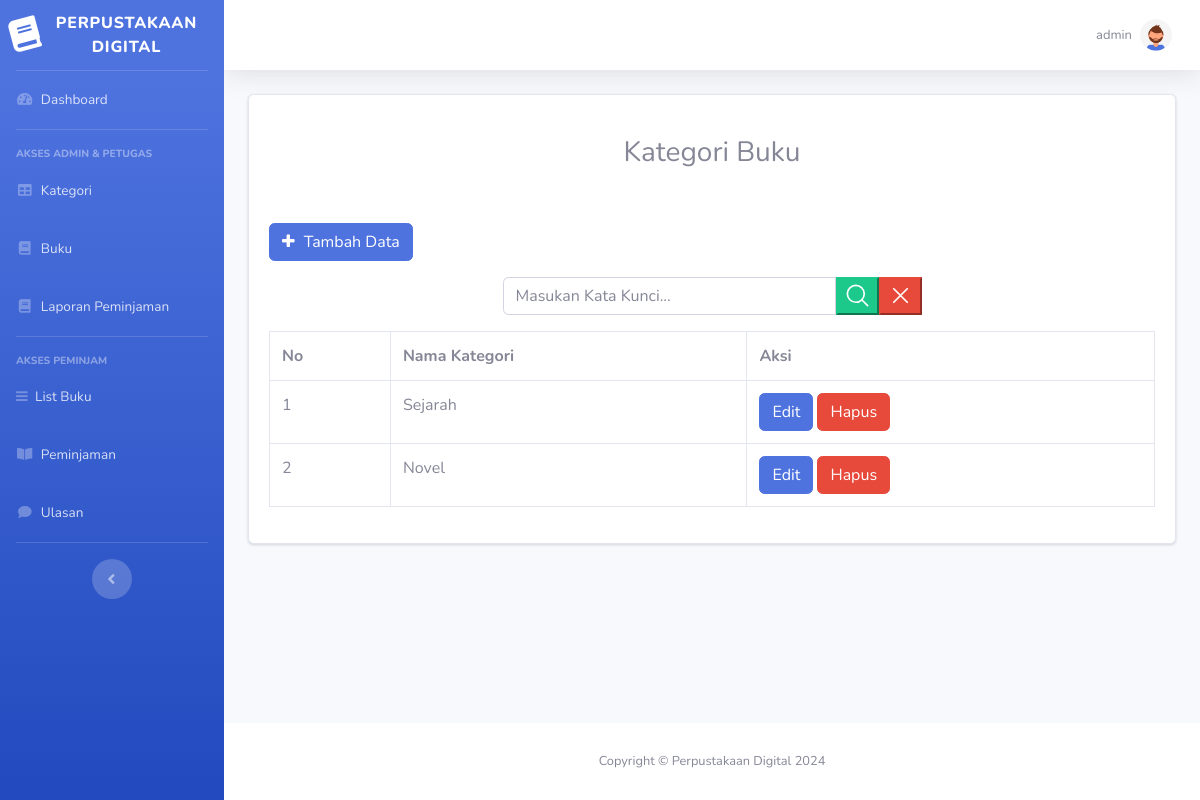
The page /index.php?page=Kategori (signed in) on the database as committed earlier.
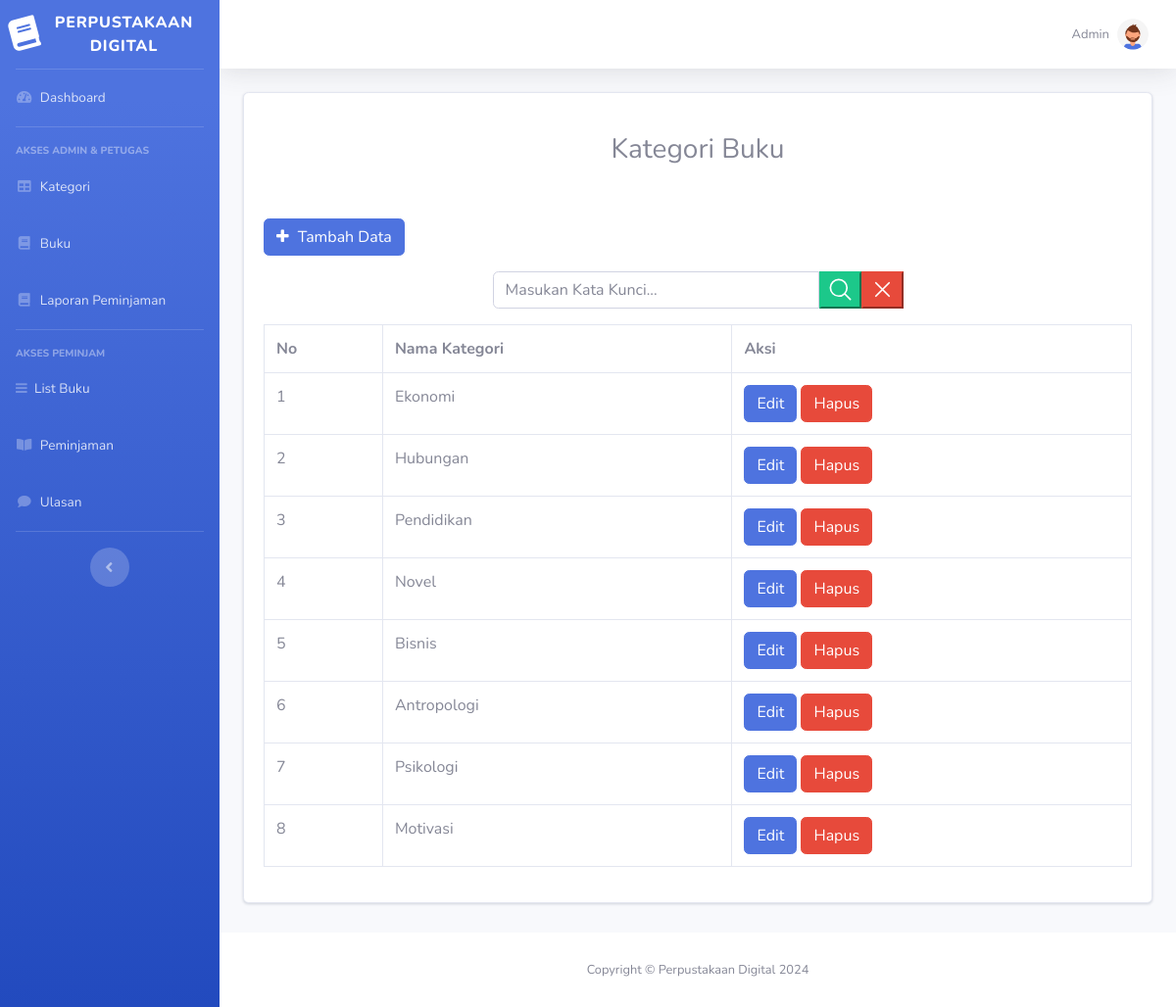
The same page on the database as committed later.
### tables this page shows
CREATE TABLE `user` (
  `id_user` int(255) NOT NULL,
  `username` varchar(255) DEFAULT NULL,
  `nama` varchar(255) DEFAULT NULL,
  `email` varchar(255) DEFAULT NULL,
  `password` varchar(255) DEFAULT NULL,
  `alamat` text DEFAULT NULL,
  `no_telp` varchar(255) DEFAULT NULL,
  `level` enum('Admin','Petugas','Peminjam') DEFAULT NULL
);

CREATE TABLE `kategori` (
  `id_kategori` int(11) NOT NULL,
  `kategori` varchar(255) DEFAULT NULL
);

### kategori.php (the view)
<div class="card">
    <div class="card-header">
        <h3 class="mt-3 text-center">Kategori Buku</h3>
    </div>
    <div class="card-body">
        <div class="row">
            <div class="col-md-12">
                <a href="?page=kategori_tambah" class="btn btn-primary mb-3"><i class="fa fa-plus"></i> Tambah Data</a>
                <div class="col-md-6 mx-auto">
                <form action="" method="POST">
                <div class="input-group mb-3">
                    <input type="text" name="tcari" class="form-control" placeholder="Masukan Kata Kunci...">
                    <button type="submit" class="btn-success" name="bcari">
                    <svg xmlns="http://www.w3.org/2000/svg" fill="none" viewBox="0 0 24 24" stroke-width="1.5" stroke="currentColor" width="27px">
                        <path stroke-linecap="round" stroke-linejoin="round" d="m21 21-5.197-5.197m0 0A7.5 7.5 0 1 0 5.196 5.196a7.5 7.5 0 0 0 10.607 10.607Z" />
                    </svg>
                    </button>
                    <button type="reset" class="btn-danger" name="rcari">
                    <svg xmlns="http://www.w3.org/2000/svg" fill="none" viewBox="0 0 24 24" stroke-width="1.5" stroke="currentColor" width="27px">
                        <path stroke-linecap="round" stroke-linejoin="round" d="M6 18 18 6M6 6l12 12" />
                    </svg>
                    </button>
                </div>
                </form>
                </div>
                <table class="table table-bordered" id="dataTable" width="100%" cellspacing="0">
                    <tr>
                        <th>No</th>
                        <th>Nama Kategori</th>
                        <th>Aksi</th>
                    </tr>
                    <?php
                    $i = 1;
                    if(isset($_POST['bcari'])) {
                        $keyword = $_POST['tcari'];
                        $q = "SELECT * FROM kategori WHERE kategori LIKE '%$keyword%' ORDER BY id_kategori desc";
                    }else{
                        $q = "SELECT * FROM kategori ORDER BY id_kategori desc";
                    }
                    $query = mysqli_query($koneksi, $q);
                    while ($data = mysqli_fetch_array($query)) {
                    ?>
                        <tr>
                            <td><?php echo $i++ ?></td>
                            <td><?php echo $data['kategori']; ?></td>
                            <td>
                                <a href="?page=kategori_edit&&id=<?php echo $data['id_kategori']; ?>" class="btn btn-primary">Edit</a>
                                <a onclick="return confirm('Apakah anda yakin untuk menghapus kategori ini?')" href="?page=kategori_hapus&&id=<?php echo $data['id_kategori']; ?>" class="btn btn-danger">Hapus</a>
                            </td>
                        </tr>
                    <?php
                    }
                    ?>
                </table>
            </div>
        </div>
    </div>
</div>

### index.php (shortened to what this page needs)
<?php
include('koneksi.php');
?>
<!DOCTYPE html>
<html lang="en">
<head>
    <link href="assets/vendor/fontawesome-free/css/all.min.css" rel="stylesheet" type="text/css">
      <link rel="stylesheet" type="text/css" href="assets/css/bootstrap/css/bootstrap.min.css">
      <link rel="stylesheet" type="text/css" href="assets/icon/themify-icons/themify-icons.css">
	  <link rel="stylesheet" type="text/css" href="assets/icon/font-awesome/css/font-awesome.min.css">
      <link rel="stylesheet" type="text/css" href="assets/icon/icofont/css/icofont.css">
      <link rel="stylesheet" type="text/css" href="assets/css/style.css">
      <link rel="stylesheet" type="text/css" href="assets/css/jquery.mCustomScrollbar.css">
    <link href="assets/css/sb-admin-2.min.css" rel="stylesheet">
</head>
<body id="page-top">
    <div id="wrapper">
        <ul class="navbar-nav bg-gradient-primary sidebar sidebar-dark accordion" id="accordionSidebar">
            <?php
            $query = mysqli_query($koneksi, "SELECT * FROM user where id_user=" . $_SESSION['user']['id_user']);
            $data = mysqli_fetch_array($query)
            ?>
            <a class="sidebar-brand d-flex align-items-center justify-content-center" href="?page=home">
                <div class="sidebar-brand-icon rotate-n-15">
                    <i class="fas fa-book"></i>
                </div>
                <div class="sidebar-brand-text mx-3">Perpustakaan Digital</div>
            </a>
            <hr class="sidebar-divider my-0">
            <li class="nav-item">
                <a class="nav-link" href="?">
                    <i class="fas fa-fw fa-tachometer-alt"></i>
                    <span>Dashboard</span></a>
            </li>
            <?php
            if ($_SESSION['user']['level'] != 'Peminjam') {
            ?>
            <hr class="sidebar-divider">
            <div class="sidebar-heading">
                Akses Admin & Petugas
            </div>
                <li class="nav-item">
                    <a class="nav-link" href="?page=Kategori">
                        <i class="fas fa-fw fa-table"></i>
                        <span>Kategori</span></a>
                </li>
                <li class="nav-item">
                    <a class="nav-link" href="?page=Buku">
                        <i class="fas fa-fw fa-book"></i>
                        <span>Buku</span></a>
                </li>
            <?php
            }
            ?>
            <?php
            if ($_SESSION['user']['level'] != 'Peminjam') {
            ?>
                <li class="nav-item">
                    <a class="nav-link" href="?page=Laporan">
                        <i class="fas fa-fw fa-book"></i>
                        <span>Laporan Peminjaman</span></a>
                </li>
            <?php
            }
            ?>
            <hr class="sidebar-divider">
            <div class="sidebar-heading">
                Akses Peminjam
            </div>
            <li class="nav-item">
                <a class="nav-link" href="?page=Buku_List">
                    <i class="fas fa fa-bars"></i>
                    <span>List Buku</span></a>
            </li>
            <li class="nav-item">
                    <a class="nav-link" href="?page=Peminjaman">
                        <i class="fas fa-fw fa-book-open"></i>
                        <span>Peminjaman</span></a>
                </li>
            <li class="nav-item">
                <a class="nav-link" href="?page=Ulasan">
                    <i class="fas fa-fw fa-comment"></i>
                    <span>Ulasan</span></a>
            </li>
            <hr class="sidebar-divider d-none d-md-block">
            <div class="text-center d-none d-md-inline">
                <button class="rounded-circle border-0" id="sidebarToggle"></button>
            </div>
        </ul>
        <div id="content-wrapper" class="d-flex flex-column">
            <div id="content">
                <nav class="navbar navbar-expand navbar-light bg-white topbar mb-4 static-top shadow">
                    <ul class="navbar-nav ml-auto">
                        <li class="nav-item dropdown no-arrow">
                            <a class="nav-link dropdown-toggle" href="#" id="userDropdown" role="button" data-toggle="dropdown" aria-haspopup="true" aria-expanded="false">
                                <span class="mr-2 d-none d-lg-inline text-gray-600 "><?php echo $data['nama'] ?></span>
                                <img class="img-profile rounded-circle" src="assets/img/undraw_profile_2.svg">
                            </a>
                        </li>
                    </ul>
                </nav>
                <div class="container-fluid">
                    <?php
                    $page = isset($_GET['page']) ? $_GET['page'] : 'home';
                    if (file_exists($page . '.php')) {
                        include $page . '.php';
                    } else {
                        include('404.php');
                    }
                    ?>
                </div>
            </div>
            <footer class="sticky-footer bg-white">
                <div class="container my-auto">
                    <div class="copyright text-center my-auto">
                        <span>Copyright &copy; Perpustakaan Digital 2024</span>
                    </div>
                </div>
            </footer>
        </div>
    </div>
</body>
</html>

Rows that differ between the two databases and show on the page:
removed kategori: kategori "Sejarah"
changed user: nama "admin" → "Admin"
added kategori: kategori "Ekonomi"
added kategori: kategori "Hubungan"
added kategori: kategori "Pendidikan"
added kategori: kategori "Bisnis"
added kategori: kategori "Antropologi"
added kategori: kategori "Psikologi"
added kategori: kategori "Motivasi"
